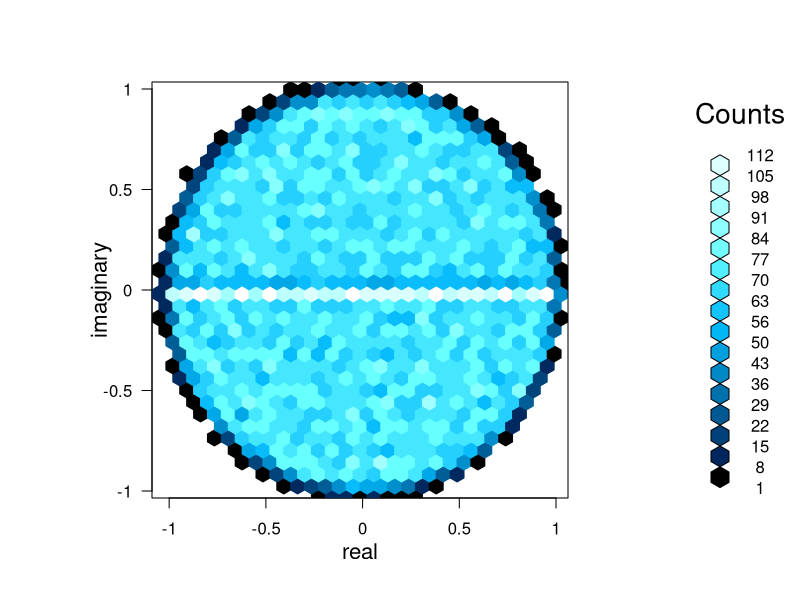
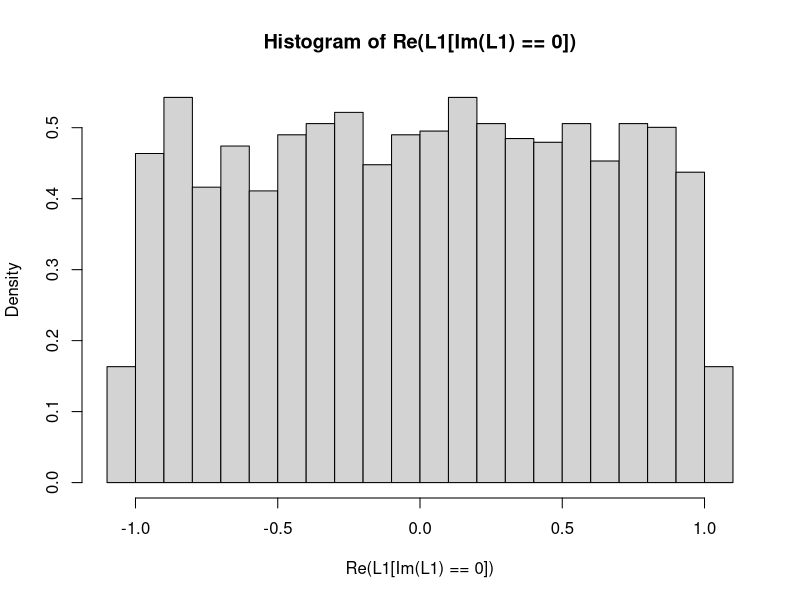
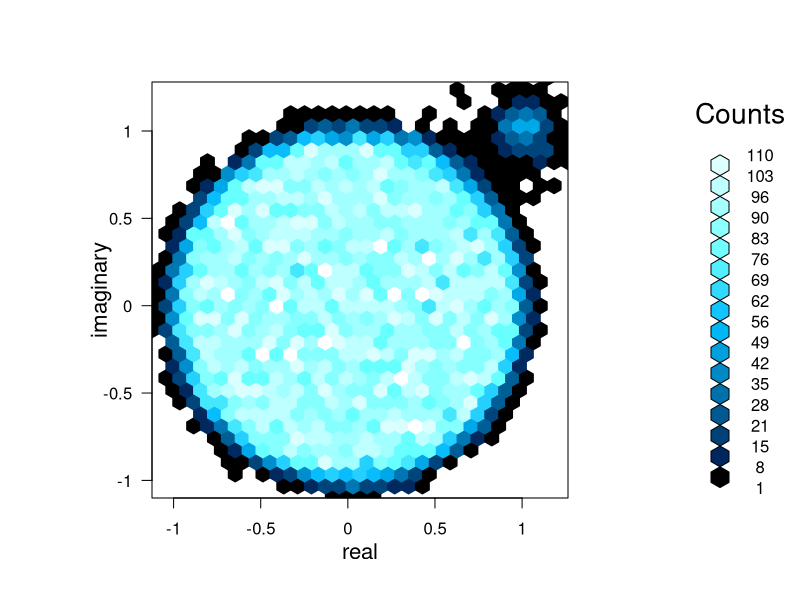
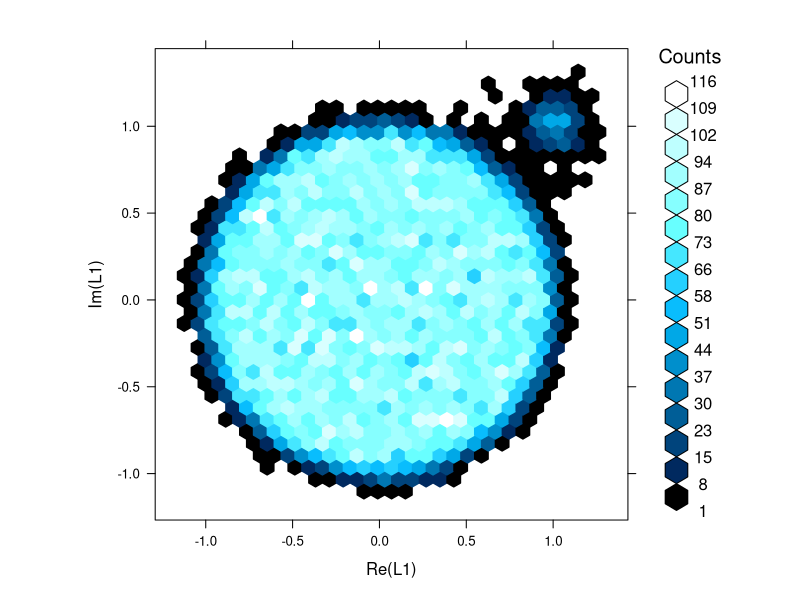

The R script that drew these images, in order: (Note: this script raises an error after producing the figures.)
library(hexbin)
######### Functions ##########
#Complex normal
Cnorm <- function(n) complex(real = rnorm(n),imaginary = rnorm(n))/sqrt(2)

#NxN GOE
GOE <- function(N){
  G <- matrix(rnorm(N*N),nrow = N)
  return((G+t(G))/sqrt(2))
}

#Simulation of M samples of NxN IID matrices with specified distribution
simIID <- function(N,M,dist = Cnorm,returnL = FALSE){
  L <- c()
  for (i in 1:M) {
    G <- matrix(dist(N*N),nrow = N)
    a <- eigen(G,only.values = TRUE)
    L <- append(L, a$values/sqrt(N))
  }
  plot(hexbin(L),
       xlab ="real",
       ylab ="imaginary",
       colramp=BTC)
  if(returnL){return(L)}
}

#Simulate M samples of the NxN GOE
simGOE <- function(N,M){
  L <- c()
  for (i in 1:M) {
    H <- GOE(N)
    a <- eigen(H,only.values = TRUE)
    L <- append(L, a$values/sqrt(N))
  }
  hist(L,prob=TRUE,
       main=sprintf("Eigenvalues from %d samples of GOE(%d)",M,N), 
       xlab = "Eigenvalues",
       border="blue", 
       col="grey",
       breaks=70)
}

#Create a Wigner matrix
Wigner <- function(N,dist=Cnorm){
  X <- matrix(dist(N*N),nrow = N)
  return(X+Conj(t(X)))
}

#Simulate M samples of NxN Wigner with specified distribution
simWigner <- function(N,M,dist=rnorm){
  L <- c()
  for (i in 1:M) {
    H <- wigner(N,dist)
    a <- eigen(H,only.values = TRUE)
    L <- append(L, a$values/sqrt(N))
  }
  hist(L,prob=TRUE,
       main=sprintf("Eigenvalues of %d samples of specified wigner matrices",M), 
       border="blue", 
       col="pink",
       breaks=100)
}

########## Random plot calls
#Zoom on real eigenvalues of real Ginibre
L1 <- simIID(500,100,rnorm,returnL = TRUE)
hist(Re(L1[Im(L1)==0]),breaks = 30,prob=T) 

#Added mean to a Ginibre and Wigner
L1 <- simIID(100,500,function(n){complex(real=rnorm(n,sqrt(2)/10,1),
                                         imaginary = rnorm(n,sqrt(2)/10,1))/sqrt(2)},returnL = T)
hexbinplot(Im(L1)~Re(L1),colramp=BTC)
simWigner(50,500,function(n){rexp(n)})
simWigner(100,500,function(n){rbinom(n,1,0.5)})

simGOE(100,100)
simGOE(1000,1)
simIID(100,100)
simIID(1000,1)

L<- simIID(10000,1,returnL = T) #This command takes time to execute (~25min)
hexbinplot(Im(L)~Re(L),colramp=BTC)
simIID(100,500,function(n){2*rbinom(n,1,0.5)-1})
simWigner(100,200,function(n){2*rbinom(n,1,0.5)-1})
simWigner(500,1,rcauchy)
